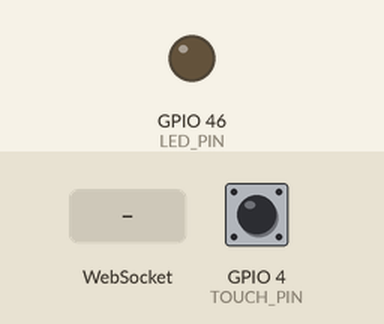
The sketch below on a simulated ESP32-S3. Shown: output pins drawn as LEDs (lit = HIGH). The test bench sets the inputs (shaded band); at power-on: GPIO 4 (TOUCH_PIN) LOW. WiFi joins after 1.5 s; servers stay silent unless stated; I2S audio is not simulated (input reads silence); what the sketch prints to the serial monitor is not drawn.

Above: at 2.7 s.
2.8 s: WebSocket text "LED_ON" received
At 3.1 s:
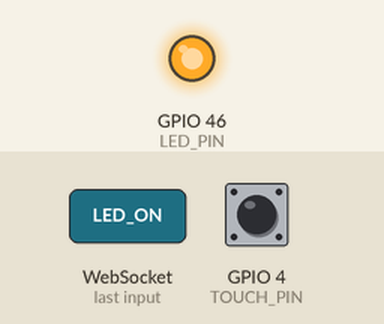
5.9 s: WebSocket text "LED_OFF" received
At 6.6 s:
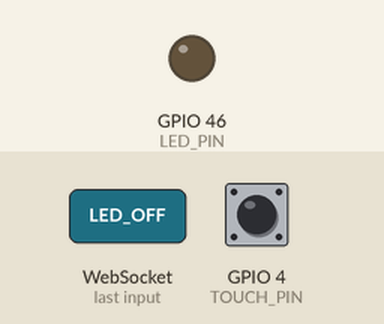
Timing chart, 0 to 8.9 s (numbered marks = the images above; inputs shaded):
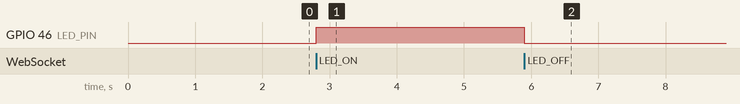

The sketch:

voice_control_esp32-s3.ino
```cpp
#include <WiFi.h>
#include <WebSocketsClient.h>
#include <driver/i2s.h>

// Network config
const char* ssid = "YOUR_SSID";
const char* password = "YOUR_PASSWORD";
const char* websocket_server = "192.168.0.13"; // Your device IP
const int websocket_port = 8765;

// Hardware Pins
#define I2S_WS 15
#define I2S_SD 17
#define I2S_SCK 18

#define TOUCH_PIN 4 // TTP223 Pin

#define LED_PIN 46 // Test Pin

WebSocketsClient webSocket;
bool wasTouching = false;

// ----------------Functions
void setupI2S() {
  i2s_config_t i2s_config = {
    .mode = (i2s_mode_t)(I2S_MODE_MASTER | I2S_MODE_RX),
    .sample_rate = 16000,
    .bits_per_sample = I2S_BITS_PER_SAMPLE_32BIT,
    .channel_format = I2S_CHANNEL_FMT_ONLY_LEFT,
    .communication_format = I2S_COMM_FORMAT_STAND_I2S,
    .intr_alloc_flags = ESP_INTR_FLAG_LEVEL1,
    .dma_buf_count = 8,
    .dma_buf_len = 512,
    .use_apll = false
  };

  i2s_pin_config_t pin_config = {
    .bck_io_num = I2S_SCK,
    .ws_io_num = I2S_WS,
    .data_out_num = I2S_PIN_NO_CHANGE,
    .data_in_num = I2S_SD
  };

  i2s_driver_install(I2S_NUM_0, &i2s_config, 0, NULL);
  i2s_set_pin(I2S_NUM_0, &pin_config);
}

// This function receives responses sent by the laptop via WebSocket
void webSocketEvent(WStype_t type, uint8_t * payload, size_t length) {
  if (type == WStype_TEXT) {
    String message = String((char*)payload);

    if (message == "LED_ON") {
      digitalWrite(LED_PIN, HIGH);
      Serial.println("-> Command received: LED ON");
    }
    else if (message == "LED_OFF") {
      digitalWrite(LED_PIN, LOW);
      Serial.println("-> Command received: LED OFF");
    }
  }
}

// ------------MAIN
void setup() {
  Serial.begin(115200);

  pinMode(TOUCH_PIN, INPUT);
  pinMode(LED_PIN, OUTPUT);

  digitalWrite(LED_PIN, LOW);

  // ------WiFi config
  WiFi.begin(ssid, password);
  while (WiFi.status() != WL_CONNECTED) {
    delay(500);
    Serial.print(".");
  }
  Serial.println("\nConnected to WiFi!");

  setupI2S();
  webSocket.begin(websocket_server, websocket_port, "/");

  // Assign event handler for received messages
  webSocket.onEvent(webSocketEvent);
}

void loop() {
  webSocket.loop();

  bool isTouching = (digitalRead(TOUCH_PIN) == HIGH);

  if (isTouching) {
    wasTouching = true;

    int32_t i2s_raw[256];
    size_t bytes_read = 0;
    i2s_read(I2S_NUM_0, i2s_raw, sizeof(i2s_raw), &bytes_read, portMAX_DELAY);

    int samples = bytes_read / sizeof(int32_t);
    int16_t pcm16_buffer[256];

    for (int i = 0; i < samples; i++) {
      // Gain adjustment and conversion to 16-bit PCM
      pcm16_buffer[i] = (int16_t)(i2s_raw[i] >> 14);
    }

    // Send binary blocks via WebSocket
    webSocket.sendBIN((uint8_t*)pcm16_buffer, samples * sizeof(int16_t));
  }
  else if (wasTouching) {
    wasTouching = false;

    // Notify end of word/phrase
    webSocket.sendTXT("END");
    Serial.println("Sensing finished. END command sent.");
  }
}
```

Measured:
- after the input at 2.8 s, GPIO 46 (LED_PIN): LOW → HIGH at once
- after the input at 5.9 s, GPIO 46 (LED_PIN): HIGH → LOW at once
